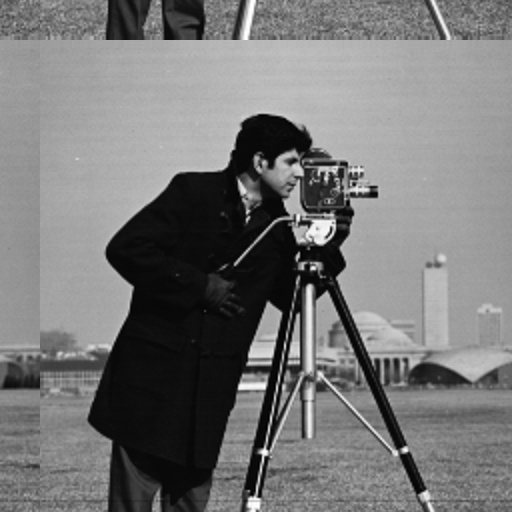
#> input picture MiKMOI/lab2/variant_4_1.jpg, 512 x 512 px
$ python task1.py
#> lines starting #> are read from the running program, lines starting #| are printed output that depends on the picture
import os
import cv2
import matplotlib.pyplot as plt
import numpy as np

# Путь к изображению
image_path = 'variant_4_1.jpg'

# Проверяем наличие файла
if not os.path.exists(image_path):
  raise FileNotFoundError(
      f"Файл '{image_path}' не найден! Проверьте путь к изображению."
  )

# Загрузка полутонового изображения
image = cv2.imread(image_path, cv2.IMREAD_GRAYSCALE)
#> image is the input picture: shape (512, 512); min 0, max 255, mean 118.7
if image is None:
  raise ValueError(
      f"Не удалось загрузить изображение из файла '{image_path}'."
  )

kernel_size = 9

# Создаем квадратное ядро фильтра
kernel = np.ones((kernel_size, kernel_size), dtype=np.float32) / (
    kernel_size * kernel_size
)

# Словарь методов обработки границ
methods = {
    'Заполнение нулями\n(Constant 0)': cv2.BORDER_CONSTANT,
    'Replicate\n(Повторение)': cv2.BORDER_REPLICATE,
    'Symmetric\n(Симметрия)': cv2.BORDER_REFLECT,
    'Circular\n(Циклическое)': cv2.BORDER_WRAP,
}

pad = kernel_size // 2
filtered_images = {}

for name, border_type in methods.items():
  try:
    filtered_images[name] = cv2.filter2D(
        image, -1, kernel, borderType=border_type
    )
  except cv2.error:
    if border_type == cv2.BORDER_WRAP:
      padded = np.pad(image, pad, mode='wrap')
    elif border_type == cv2.BORDER_REFLECT:
      padded = np.pad(image, pad, mode='reflect')
    elif border_type == cv2.BORDER_REPLICATE:
      padded = np.pad(image, pad, mode='edge')
    else:
      padded = np.pad(image, pad, mode='constant', constant_values=0)

    filtered_full = cv2.filter2D(
        padded, -1, kernel, borderType=cv2.BORDER_CONSTANT
    )
    h_orig, w_orig = image.shape
    filtered_images[name] = filtered_full[
        pad : pad + h_orig, pad : pad + w_orig
    ]
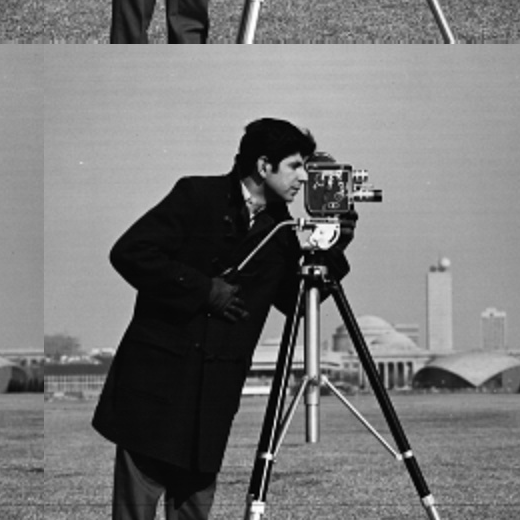
#> padded: shape (520, 520); min 0, max 255, mean 118.9
#> after the loop, filtered_images = 4 items

# Определяем область для среза границы
h, w = image.shape
#> h = 512; w = 512
crop_size = min(120, h, w)
#> crop_size = 120
crop_slice = (slice(0, crop_size), slice(0, crop_size))

fig, axes = plt.subplots(2, 5, figsize=(16, 7))

titles = [
    'Оригинал',
    'Заполнение нулями\n(Constant 0)',
    'Replicate\n(Повторение)',
    'Symmetric\n(Симметрия)',
    'Circular\n(Циклическое)',
]

# Изображения целиком
axes[0, 0].imshow(image, cmap='gray')
axes[0, 0].set_title(titles[0] + '\n(целиком)', fontsize=10)
axes[0, 0].axis('off')

for col_idx, (name, res_img) in enumerate(filtered_images.items(), start=1):
  axes[0, col_idx].imshow(res_img, cmap='gray')
  axes[0, col_idx].set_title(titles[col_idx] + '\n(целиком)', fontsize=10)
  axes[0, col_idx].axis('off')
#> this loop made 4 passes

# Фрагменты краев
axes[1, 0].imshow(image[crop_slice], cmap='gray')
axes[1, 0].set_title(titles[0] + '\n(фрагмент края)', fontsize=10)
axes[1, 0].axis('off')

for col_idx, (name, res_img) in enumerate(filtered_images.items(), start=1):
  axes[1, col_idx].imshow(res_img[crop_slice], cmap='gray')
  axes[1, col_idx].set_title(
      titles[col_idx] + '\n(фрагмент края)', fontsize=10
  )
  axes[1, col_idx].axis('off')

plt.tight_layout()
plt.show()
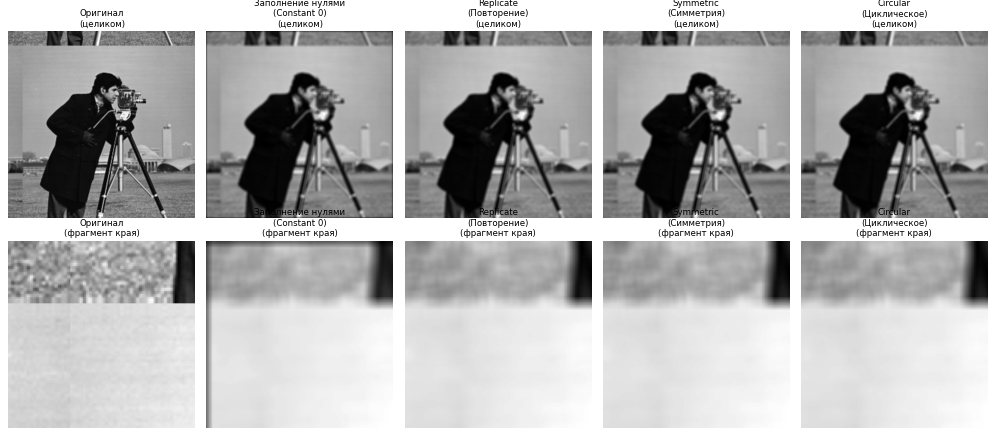
#> figure drawn by matplotlib, 10 panels

$ run again, with MiKMOI/lab2/variant_4_2.jpg copied over MiKMOI/lab2/variant_4_1.jpg
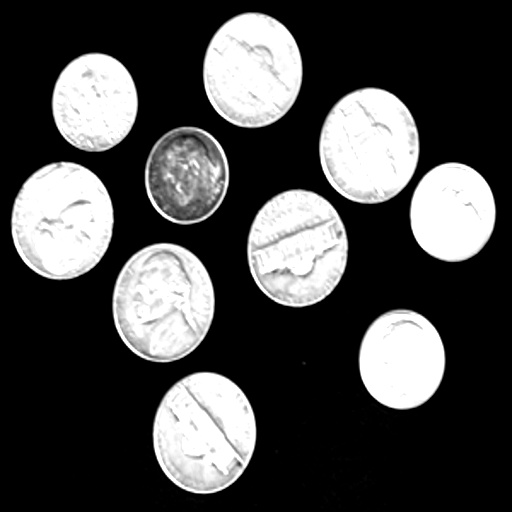
#> input picture MiKMOI/lab2/variant_4_2.jpg, 512 x 512 px
#> image is the input picture: shape (512, 512); min 0, max 255, mean 74.1
#> after the loop `for name, border_type in methods.items():`:
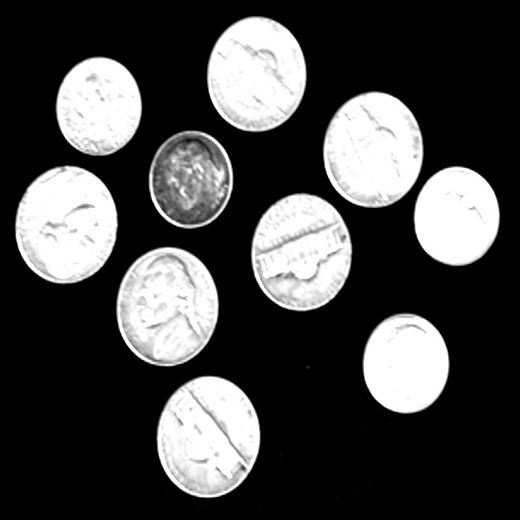
#> padded: shape (520, 520); min 0, max 255, mean 71.9
#> after the loop `for name, border_type in methods.items():`: filtered_images = 4 items
#> the loop `for col_idx, (name, res_img) in enumerate(filtered_images.items(), sta..` made 4 passes

$ run again, with MiKMOI/lab2/variant_4_3.jpg copied over MiKMOI/lab2/variant_4_1.jpg
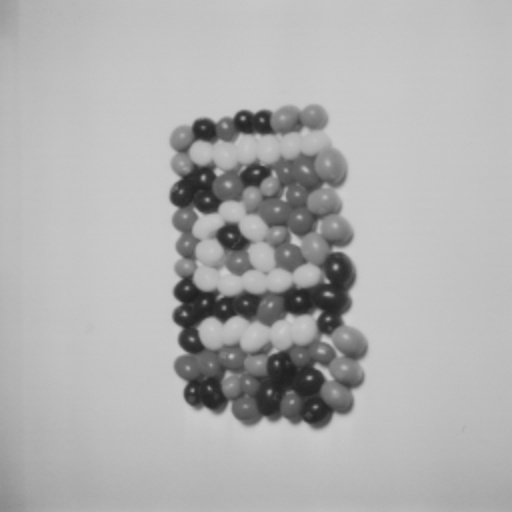
#> input picture MiKMOI/lab2/variant_4_3.jpg, 512 x 512 px
#> image is the input picture: shape (512, 512); min 32, max 205, mean 175.9
#> after the loop `for name, border_type in methods.items():`:
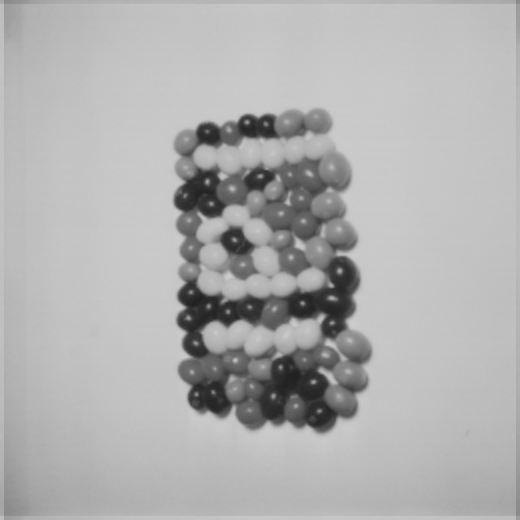
#> padded: shape (520, 520); min 32, max 205, mean 176.1
#> after the loop `for name, border_type in methods.items():`: filtered_images = 4 items
#> the loop `for col_idx, (name, res_img) in enumerate(filtered_images.items(), sta..` made 4 passes

$ run again, with MiKMOI/lab2/variant_4_4.jpg copied over MiKMOI/lab2/variant_4_1.jpg
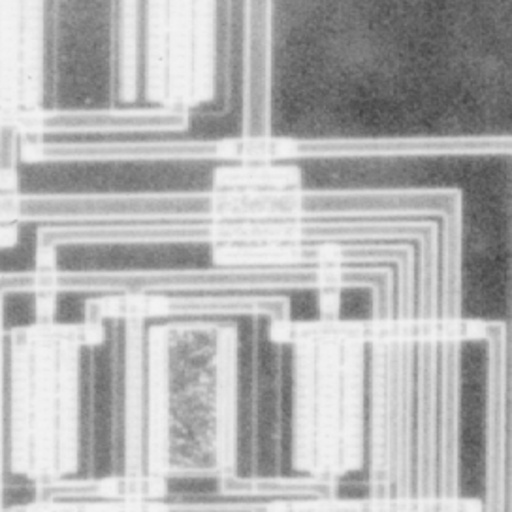
#> input picture MiKMOI/lab2/variant_4_4.jpg, 512 x 512 px
#> image is the input picture: shape (512, 512); min 65, max 244, mean 178.7
#> after the loop `for name, border_type in methods.items():`:
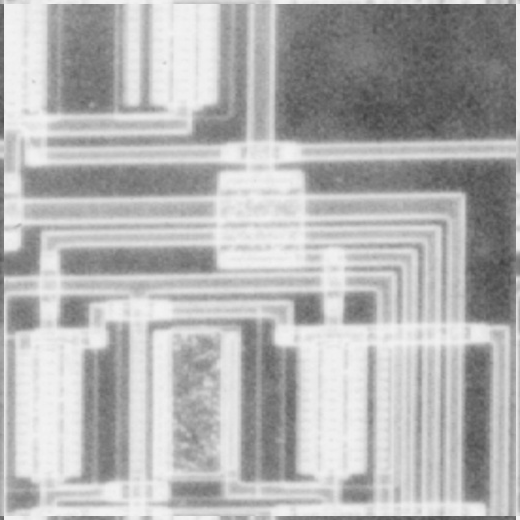
#> padded: shape (520, 520); min 65, max 244, mean 178.9
#> after the loop `for name, border_type in methods.items():`: filtered_images = 4 items
#> the loop `for col_idx, (name, res_img) in enumerate(filtered_images.items(), sta..` made 4 passes
